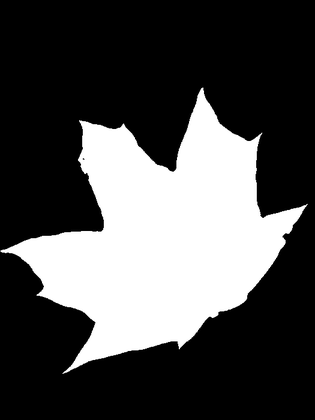
%> input picture test_img.png, 315 x 420 px, shrunk from 525 x 700 before the run
$ octave test.m   (GNU Octave 9; MATLAB toolbox functions it lacks are replaced by stand-ins)
%> lines starting %> are read from the running program, lines starting %| are printed output that depends on the picture; in (x1, y1, x2, y2) boxes, pixels count from 0 and x2, y2 are one past the last pixel; in counts of white or black regions, pixels touching at a corner belong together; the program's own positions count from 1
clear all; close all; clc

test_img = imread('test_img.png');
%> test_img is the input picture: size 420x315 uint8; min 0, max 255, mean 76.8
figure
imshow(test_img)

% test_img = imbinarize(test_img);

leaf_shape = bwboundaries(test_img,'noholes');
%> leaf_shape = 2 boundaries; box (x1, y1, x2, y2) and points: (0, 85, 310, 376) 1223, (178, 351, 180, 352) 3


y = linspace(1,size(leaf_shape{1},1),100);
%> y = 100 values from 1 to 1223

y = int64(y);


sampled_points = leaf_shape{1}(y,:);
%> sampled_points = 100 rows, first 12: [249 1; 245 11; 240 22; 237 34; 235 40; 234 53; 231 65; 230 77; 229 90; 229 102; 217 101; 204 96]
% figure
% plot(sampled_points(:,2),sampled_points(:,1))
% axis equal

weights= [];
matches = zeros(1,2);
for i = 1:size(sampled_points,1)
    for j = i:size(sampled_points,1)
        if i == j
            continue
        else
            point1 = sampled_points(i,:);
            point2 = sampled_points(j,:);
            test_line(:,1) = linspace(point1(1), point2(1), 100);
            test_line(:,2) = linspace(point1(2), point2(2), 100);
            out_of_bound = 0;
            for k = 1: 100
                temp_coor = int64(test_line(k,:));
                if test_img(temp_coor(1),temp_coor(2)) == 0
                    out_of_bound = out_of_bound + 1;
                    break;
                end
            end

            if out_of_bound <1
                if ismember([i,j], matches,'rows') || ismember([j,i], matches,'rows')
                    continue
                else
                    matches = [matches;i,j];
                    weights = [weights; norm(point1 - point2)];
                end
            end
        end
    end
end
%> this loop made 100 passes
%> after the loop, matches = 692 rows, first 12: [0 0; 1 64; 1 65; 1 67; 1 68; 1 69; 1 100; 2 63; 3 62; 4 60; 4 61; 4 62]; out_of_bound = 1; point1 = [255 5]; point2 = [249 1]; temp_coor = [254 5]; test_line = 100 rows, first 12: [255 5; 254.9 4.96; 254.9 4.92; 254.8 4.88; 254.8 4.84; 254.7 4.8; 254.6 4.76; 254.6 4.72; 254.5 4.68; 254.5 4.64; 254.4 4.6; 254.3 4.56]; weights = 691 values, max 302.9 at index 571, min 0 at index 6, mean 207.6
matches(1,:) = [];

DG = sparse(matches(:,1),matches(:,2), weights,100,100);
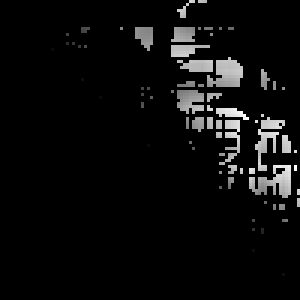
%> DG: size 100x100 double (shown 3 times larger); min 0, max 302.9, mean 14.3; drawn with min black and max white
% [dist,path,pred] = graphshortestpath(DG,1,6);


figure
hold on
for i = 1: size(matches,1)
    i;
    point1 = sampled_points(matches(i,1),:);
    point2 = sampled_points(matches(i,2),:);
    temp_point = [point1;point2];
    line(temp_point(:,2),temp_point(:,1))
end
%> this loop made 691 passes
%> temp_point on passes 1 to 3: [249 1; 302 248], [249 1; 307 238], [249 1; 318 218]
plot(leaf_shape{1}(:,2),leaf_shape{1}(:,1),'r')
hold off
axis equal
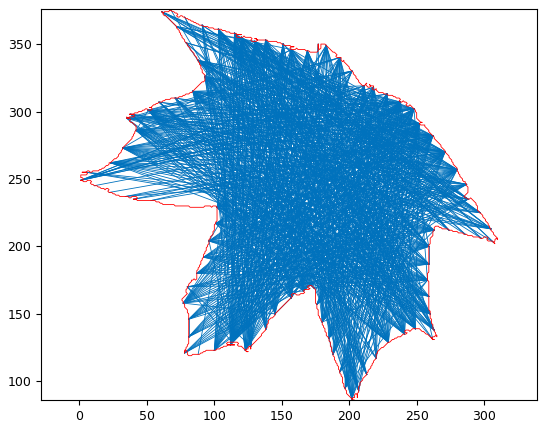
%> figure redrawn from the program's plot data


%% histogram building

for i = 1: size(sampled_points,1)
    querry_point= sampled_points(i,:);
    for j = 1: size(sampled_points,1)
        if i == j
            continue
        end
%> (the run ends here)
